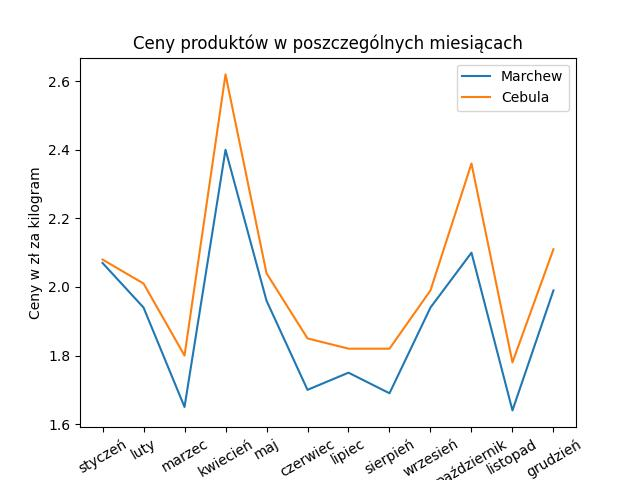

Source code (Python):
import matplotlib.pyplot as  plt
import numpy as np
import pandas as pd

df = pd.read_excel("ceny41.xlsx")
marchew = df[df['Rodzaje towarów i usług'] == 'marchew - za 1 kg']
cebula  = df[df['Rodzaje towarów i usług'] == 'cebula - za 1 kg']
print('Dla marchwi: ')
sw_marchew = marchew.groupby(['Miesiące'])['Wartosc'].mean()
print(sw_marchew)
print('Dla cebuli: ')
sw_cebula = cebula.groupby(['Miesiące'])['Wartosc'].mean()
print(sw_cebula)

miesiace = df['Miesiące'].unique()

plt.plot(miesiace, sw_marchew, label = 'Marchew')
plt.plot(miesiace, sw_cebula, label = 'Cebula')

plt.title('Ceny produktów w poszczególnych miesiącach')
plt.xlabel('Rok 2017')
plt.ylabel('Ceny w zł za kilogram')
plt.xticks(rotation = 30)
plt.legend()
#plt.show()
plt.savefig('zad2.jpg')
